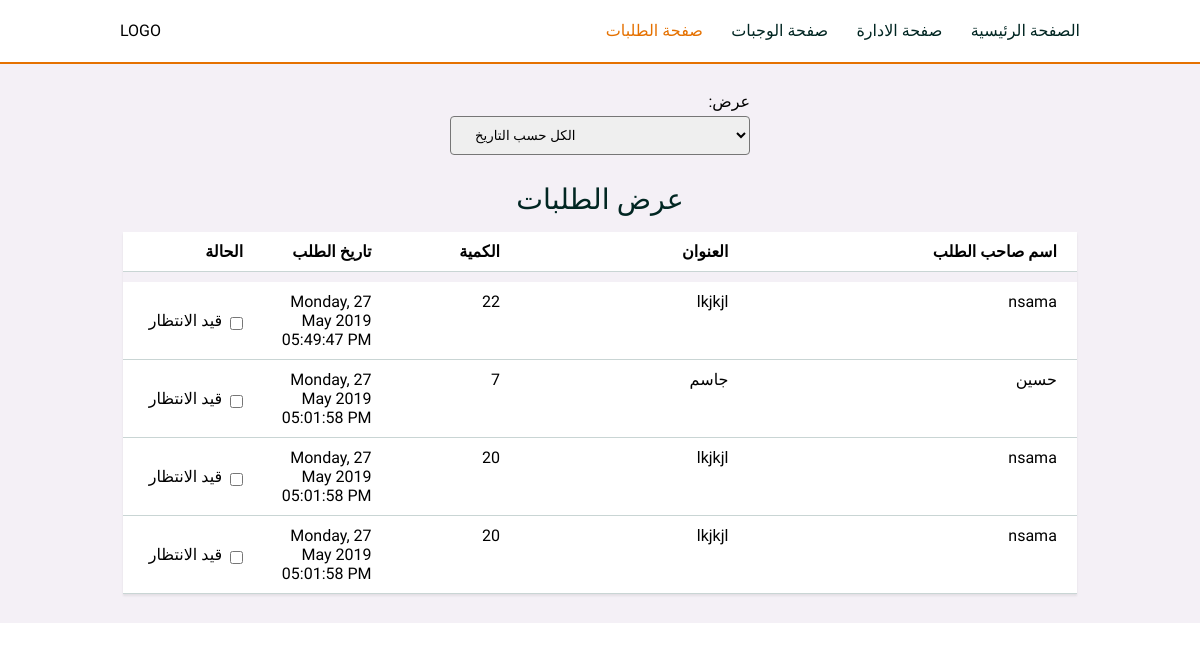
The page /admin/requests on the database as committed earlier.
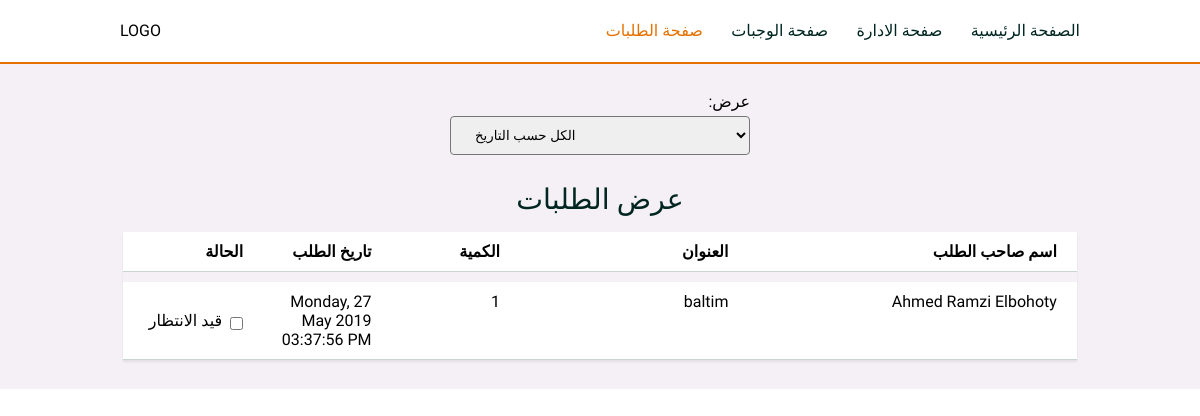
The same page on the database as committed later.
### main.py (models this page shows)
class Requests(db.Model):
    id = db.Column(db.Integer, primary_key=True, autoincrement=True)
    name_user = db.Column(db.String(50), nullable=False)
    address = db.Column(db.Text, nullable=False)
    is_active = db.Column(db.Boolean, default=False)
    amount = db.Column(db.Integer, default=1)
    request_date = db.Column(db.DateTime(
        timezone=True), default=datetime.now())
    delivery_date = db.Column(db.DateTime(
        timezone=True), onupdate=datetime.now())
    meal_id = db.Column(db.Integer, db.ForeignKey('meals.id'))

### main.py (the view)
@app.route('/admin/requests', methods=['GET', 'POST'])
def requests():
    if request.method == 'POST':
        if request.form['search-request'] == 'ok':
            requests = o.get_all_requests_by_date('ok')
            value = 'ok'
            return render_template('show-request-for-admin.html', requests=requests, value=value)
        elif request.form['search-request'] == 'waiting':
            requests = o.get_all_requests_by_date('waiting')
            value = 'waiting'
            return render_template('show-request-for-admin.html', requests=requests, value=value)
        else:
            requests = o.get_all_requests_by_date()
            value = 'date'
            return render_template('show-request-for-admin.html', requests=requests, value=value)
    elif request.method == 'GET':
        requests = o.get_all_requests_by_date()
        value = 'date'
        return render_template('show-request-for-admin.html', requests=requests, value=value)

### main.py (called while the page is built)
    def get_all_requests_by_date(self, filter_by=None):
        if filter_by == 'ok':
            x = Requests.query.filter_by(is_active=True).order_by(
                Requests.request_date.desc()).all()
        elif filter_by == 'waiting':
            x = Requests.query.filter_by(is_active=False).order_by(
                Requests.request_date.desc()).all()
        else:
            x = Requests.query.order_by(Requests.request_date.desc()).all()
        return x

### templates/show-request-for-admin.html (shortened to what this page needs)
<!DOCTYPE html>
<html lang="ar">
  <head>
    <link
      href="{{ url_for('static', filename='style/style.css') }}"
      rel="stylesheet"
    />
  </head>
  <body
    onload="document.getElementById('search-request').value = '{{ value }}'"
  >
    <header id="header">
      <p>LOGO</p>
      <nav class="header-nav">
        <a href="/">الصفحة الرئيسية</a>
        <a href="/admin">صفحة الادارة</a>
        <a href="/admin/meals">صفحة الوجبات</a>
        <a class="header-active" href="/admin/requests">صفحة الطلبات</a>
      </nav>
    </header>
    <main id="main-request">
      <form
        class="search-request-form"
        action="{{ url_for('requests') }}"
        method="POST"
      >
        <div>
          <label for="search-request">:عرض</label>
          <select
            name="search-request"
            id="search-request"
            onchange="this.form.submit();"
          >
            <option value="date">الكل حسب التاريخ</option>
          </select>
        </div>
      </form>
      <p>عرض الطلبات</p>
      <form action="{{ url_for('requests') }}" method="POST">
        <section class="request-table">
          <div class="request-table-header">
            <p>الحالة</p>
            <p>تاريخ الطلب</p>
            <p>الكمية</p>
            <p>العنوان</p>
            <p>اسم صاحب الطلب</p>
          </div>
          {% for request in requests %}
          <div>
            <div class="checkbox-status-form">
              {% if request.is_active == True %}
              <p id="{{ request.id }}">تم</p>
              <input
                type="checkbox"
                id="{{ request.id }}g"
                onchange="on_active('{{ request.id }}')"
                value="False"
                name="checkbox-status-form-{{ request.id }}"
                checked
              />
              {% else %}
              <p id="{{ request.id }}">قيد الانتظار</p>
              <input
                type="checkbox"
                id="{{ request.id }}g"
                onchange="on_active('{{ request.id }}')"
                value="False"
                name="checkbox-status-form-{{ request.id }}"
              />
              {% endif %}
            </div>
            <p>
              {{ request.request_date.strftime("%A, %d %B %Y %I:%M:%S %p") }}
            </p>
            <p>{{ request.amount }}</p>
            <p>{{ request.address }}</p>
            <p>{{ request.name_user }}</p>
          </div>
          {% endfor %}
        </section>
      </form>
    </main>
  </body>
</html>

Rows that differ between the two databases and show on the page:
removed Requests: request_date "Monday, 27 May 2019 05:49:47 PM", amount "22", address "lkjkjl", name_user "nsama"
removed Requests: request_date "Monday, 27 May 2019 05:01:58 PM", amount "7", address "جاسم", name_user "حسين"
removed Requests: request_date "Monday, 27 May 2019 05:01:58 PM", amount "20", address "lkjkjl", name_user "nsama"
removed Requests: request_date "Monday, 27 May 2019 05:01:58 PM", amount "20", address "lkjkjl", name_user "nsama"
added Requests: request_date "Monday, 27 May 2019 03:37:56 PM", amount "1", address "baltim", name_user "Ahmed Ramzi Elbohoty"
